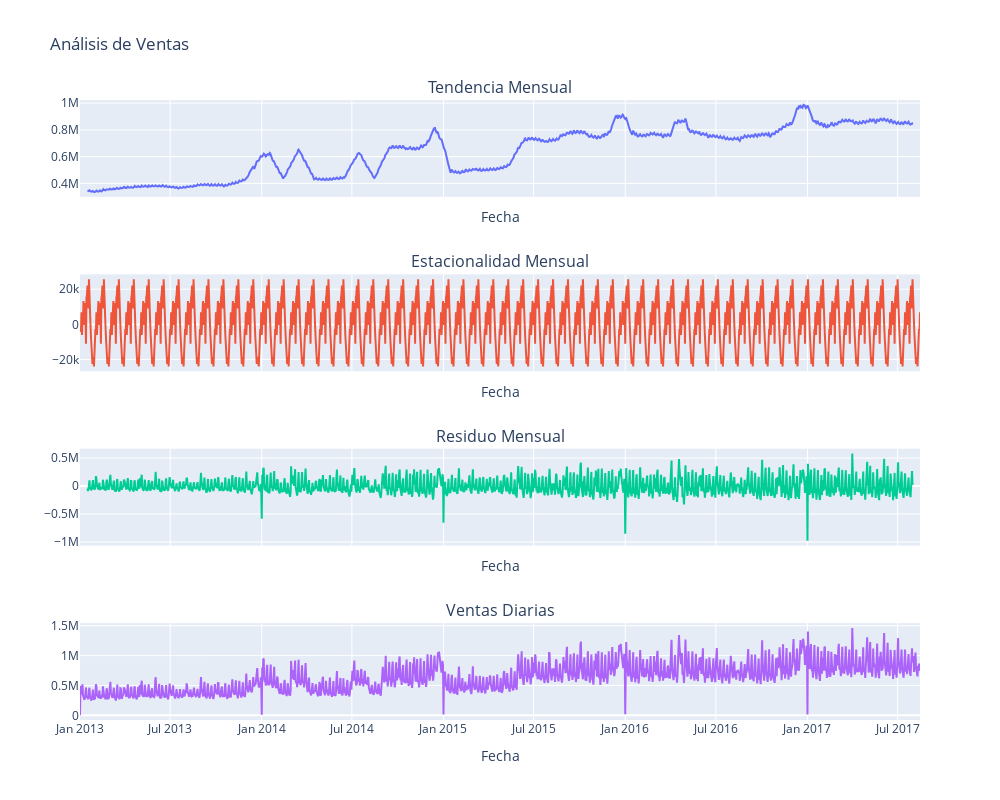

Notebook code for this chart:
### Code cell
decomposition_month = seasonal_decompose(daily_sales_agg['sales'], model='additive', period=30)

daily_sales_agg['sales_trend_month'] = decomposition_month.trend
daily_sales_agg['sales_seasonal_month'] = decomposition_month.seasonal
daily_sales_agg['sales_residual_month'] = decomposition_month.resid

fig = make_subplots(rows=4, cols=1, shared_xaxes=True, subplot_titles=[
    "Tendencia Mensual", "Estacionalidad Mensual", "Residuo Mensual", "Ventas Diarias"
])

fig.add_trace(go.Scatter(x=daily_sales_agg['date'], y=daily_sales_agg['sales_trend_month'],
                         mode='lines', name='Tendencia Mensual'), row=1, col=1)

# Estacionalidad Mensual
fig.add_trace(go.Scatter(x=daily_sales_agg['date'], y=daily_sales_agg['sales_seasonal_month'],
                         mode='lines', name='Estacionalidad Mensual'), row=2, col=1)

# Residuo Mensual
fig.add_trace(go.Scatter(x=daily_sales_agg['date'], y=daily_sales_agg['sales_residual_month'],
                         mode='lines', name='Residuo Mensual'), row=3, col=1)

# Ventas Diarias
fig.add_trace(go.Scatter(x=daily_sales_agg['date'], y=daily_sales_agg['sales'],
                         mode='lines', name='Ventas Diarias'), row=4, col=1)

fig.update_layout(height=800, width=1000, title_text="Análisis de Ventas", showlegend=False)
fig.update_xaxes(title_text="Fecha")
# fig.update_yaxes(title_text="Ventas")
fig.show()

### Figure 1 — Plotly figure (JSON) as saved in the notebook; plotly's stock layout.template omitted (floating-point values rounded to 4 significant figures; data arrays with more than 128 entries replaced by an {"elided": "..."} marker saying what was removed)
{"data": [{"mode": "lines", "name": "Tendencia Mensual", "type": "scatter", "x": {"elided": "1684 str values"}, "xaxis": "x", "y": {"elided": "1684 float values"}, "yaxis": "y"}, {"mode": "lines", "name": "Estacionalidad Mensual", "type": "scatter", "x": {"elided": "1684 str values"}, "xaxis": "x2", "y": {"elided": "1684 float values"}, "yaxis": "y2"}, {"mode": "lines", "name": "Residuo Mensual", "type": "scatter", "x": {"elided": "1684 str values"}, "xaxis": "x3", "y": {"elided": "1684 float values"}, "yaxis": "y3"}, {"mode": "lines", "name": "Ventas Diarias", "type": "scatter", "x": {"elided": "1684 str values"}, "xaxis": "x4", "y": {"elided": "1684 float values"}, "yaxis": "y4"}], "layout": {"annotations": [{"font": {"size": 16}, "showarrow": false, "text": "Tendencia Mensual", "x": 0.5, "xanchor": "center", "xref": "paper", "y": 1, "yanchor": "bottom", "yref": "paper"}, {"font": {"size": 16}, "showarrow": false, "text": "Estacionalidad Mensual", "x": 0.5, "xanchor": "center", "xref": "paper", "y": 0.7188, "yanchor": "bottom", "yref": "paper"}, {"font": {"size": 16}, "showarrow": false, "text": "Residuo Mensual", "x": 0.5, "xanchor": "center", "xref": "paper", "y": 0.4375, "yanchor": "bottom", "yref": "paper"}, {"font": {"size": 16}, "showarrow": false, "text": "Ventas Diarias", "x": 0.5, "xanchor": "center", "xref": "paper", "y": 0.1562, "yanchor": "bottom", "yref": "paper"}], "height": 800, "showlegend": false, "title": {"text": "Análisis de Ventas"}, "width": 1000, "xaxis": {"anchor": "y", "domain": [0, 1], "matches": "x4", "showticklabels": false, "title": {"text": "Fecha"}}, "xaxis2": {"anchor": "y2", "domain": [0, 1], "matches": "x4", "showticklabels": false, "title": {"text": "Fecha"}}, "xaxis3": {"anchor": "y3", "domain": [0, 1], "matches": "x4", "showticklabels": false, "title": {"text": "Fecha"}}, "xaxis4": {"anchor": "y4", "domain": [0, 1], "title": {"text": "Fecha"}}, "yaxis": {"anchor": "x", "domain": [0.8438, 1]}, "yaxis2": {"anchor": "x2", "domain": [0.5625, 0.7188]}, "yaxis3": {"anchor": "x3", "domain": [0.2812, 0.4375]}, "yaxis4": {"anchor": "x4", "domain": [0, 0.1562]}}}
